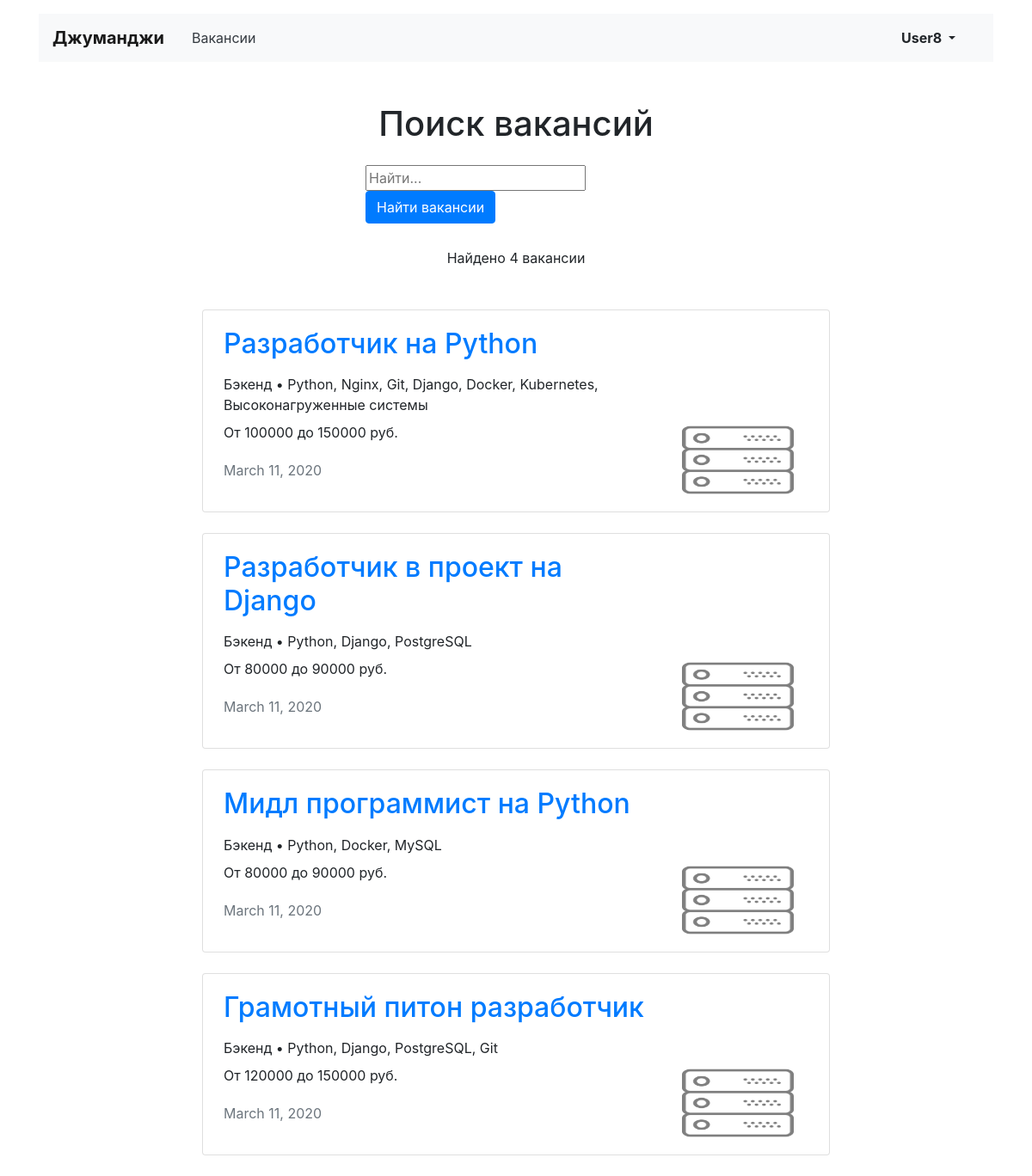
Screenshot of /search?s=python (signed in) with the database file from the repository.
### vacancy/models.py (models this page shows, shortened)
class Vacancy(models.Model):
    title = models.CharField(max_length=120)
    specialty = models.ForeignKey(Specialty, on_delete=models.CASCADE, related_name='vacancies')
    company = models.ForeignKey(Company, on_delete=models.CASCADE, related_name='vacancies')
    skills = models.CharField(max_length=120)
    description = models.TextField()
    salary_min = models.IntegerField()
    salary_max = models.IntegerField()
    published_at = models.DateField()

class Specialty(models.Model):
    code = models.CharField(max_length=20)
    title = models.CharField(max_length=120)
    picture = models.ImageField(upload_to=MEDIA_SPECIALITY_IMAGE_DIR)

### vacancy/views.py (the view)
# urls.py: path('search', SearchVacanciesView.as_view(), name='search'),
class SearchVacanciesView(View):
    def get(self, request, *args, **kwargs):
        vacancies_query = self.request.GET.get('s')
        vacancies_found = Vacancy.objects.filter(
            Q(title__icontains=vacancies_query) | Q(description__icontains=vacancies_query),
        )
        return render(request, 'search.html', context={
            'vacancies_found': vacancies_found,
            'vacancies_query': vacancies_query,
        })

### vacancy/templatetags/ru_pluralize.py (called while the page is built)
@register.filter()
def ru_pluralize(number: Union[int, str], args: str = 'вакансия,вакансии,вакансий'):
    nom_sing, gen_sing, gen_plur = args.split(',')
    number = abs(int(number))
    if 10 <= number % 100 <= 20:
        return f'{ number } { gen_plur }'
    if number % 10 == 1:
        return f'{ number } { nom_sing }'
    if 2 <= number % 10 <= 4:
        return f'{ number } { gen_sing }'
    return f'{number} {gen_plur}'

### vacancy/templates/search.html (shortened to what this page needs)
{% extends 'base.html' %}
{% block container %}
{% load ru_pluralize %}
  <main class="container mt-3">
    <section>
        <h1 class="h1 text-center mt-5 mb-4">Поиск вакансий</h1>
        <div class="row">
            <div class="col-md-7 col-lg-5 col-xl-4 col-sm-8 mx-auto">
            <form class="form-inline sm-form mr-auto mb-4" enctype="multipart/form-data" action="{% url 'search' %}" method="get">
            <input name="s" type="text" placeholder="Найти...">
            <button class="btn btn-primary  my-0" type="submit">Найти вакансии</button>
            </form>
            </div>
        </div>
      <p class="text-center pt-1">Найдено {{ vacancies_found|length|ru_pluralize:'вакансия,вакансии,вакансий' }} </p>
      <div class="row mt-5">
        <div class="col-12 col-lg-8 offset-lg-2 m-auto">
            {% for vacancy in vacancies_found %}
          <div class="card mb-4">
             <div class="card-body px-4">
              <div class="row">
                <div class="col-12 col-md-8 col-lg-9">
                  <h2 class="h2 pb-2"><a href="{% url 'vacancy' vacancy.id %}" class="mb-1">{{vacancy.title}}</a></h2>
                  <p class="mb-2">{{vacancy.specialty.title}} • {{ vacancy.skills }}</p>
                  <p>От {{ vacancy.salary_min }} до {{ vacancy.salary_max }} руб.</p>
                  <p class="text-muted pt-1">{{ vacancy.published_at }}</p>
                </div>
                <div class="col-12 col-md-4 col-lg-3 d-flex align-items-end">
                  <a href="#"><img src="{{ vacancy.specialty.picture.url }}" width="130" height="80" alt=""></a>
                </div>
              </div>
            </div>
          </div>{% endfor %}
         </div>
      </div>
    </section>
  </main>
{% endblock %}

### vacancy/templates/base.html (shortened to what this page needs)
<!DOCTYPE html>
<html lang="ru">
<head>
  <link rel="stylesheet" href="https://stackpath.bootstrapcdn.com/bootstrap/4.3.1/css/bootstrap.min.css">
</head>
<body>
  <header class="container mt-3">
    <nav class="navbar navbar-expand-lg navbar-light bg-light">
      <a class="navbar-brand mr-4 font-weight-bold" href="{% url 'main' %}">Джуманджи</a>
      <div class="collapse navbar-collapse justify-content-between" id="navbarNav">
        <ul class="navbar-nav col-10">
          <li class="nav-item">
            <a class="nav-link text-dark" href="{% url 'vacancies' %}">Вакансии</a>
          </li>
        </ul>
        <ul class="navbar-nav col-2 justify-content-end">
          <li class="nav-item active">
            {% if user.is_authenticated %}
            <div class="btn-group">
              <button type="button" class="btn dropdown-toggle font-weight-bold" data-toggle="dropdown" aria-haspopup="true" aria-expanded="false">
                {{request.user}}
              </button>
              {% else %}
              <a class="nav-link" href="{% url 'login' %}" class="nav-link font-weight-bold">Вход</a>
              {% endif %}
            </div>
          </li>
        </ul>
      </div>
    </nav>
  </header>
  {% block container %} {% endblock %}
</body>
</html>

### rows the page displays
Vacancy: title "Разработчик на Python", specialty "Бэкенд", skills "Python, Nginx, Git, Django, Docker, Kubernetes, Высоконагруженные системы", salary_min "100000", salary_max "150000", published_at "March 11, 2020", specialty.picture (picture)
Vacancy: title "Разработчик в проект на Django", specialty "Бэкенд", skills "Python, Django, PostgreSQL", salary_min "80000", salary_max "90000", published_at "March 11, 2020", specialty.picture (picture)
Vacancy: title "Мидл программист на Python", specialty "Бэкенд", skills "Python, Docker, MySQL", salary_min "80000", salary_max "90000", published_at "March 11, 2020", specialty.picture (picture)
Vacancy: title "Грамотный питон разработчик", specialty "Бэкенд", skills "Python, Django, PostgreSQL, Git", salary_min "120000", salary_max "150000", published_at "March 11, 2020", specialty.picture (picture)

### other values shown
{{ request.user }} "User8"
{{ vacancies_found|length|ru_pluralize:'вакансия,вакансии,вакансий' }} "4 вакансии"
